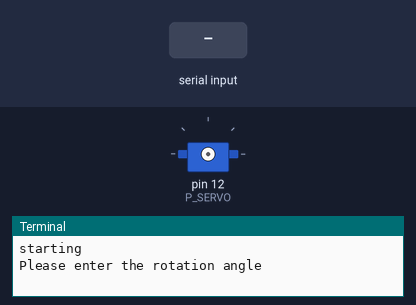
Recording of a program running on a simulated Raspberry Pi (header pin numbers). Parts: servo, the last lines printed to the terminal. The test bench sets the inputs (shaded band). Servo angles are drawn from the pulse width (0.5 ms = 0°, 2.5 ms = 180°).

Above: at 1.2 s.
1.3 s: "5" typed at the terminal, then Enter
2.8 s: "90" typed at the terminal, then Enter
At 4.0 s:
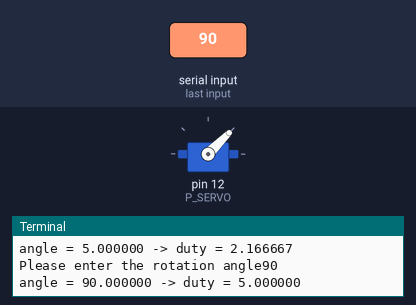
4.3 s: "1" typed at the terminal, then Enter
At 5.4 s:
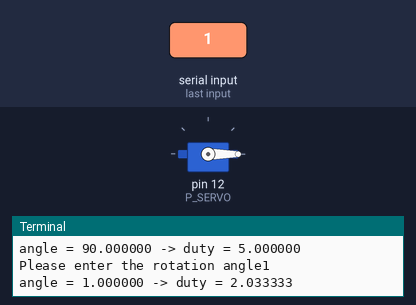
Timing chart, 0 to 7.3 s (numbered marks = the images above; inputs shaded):
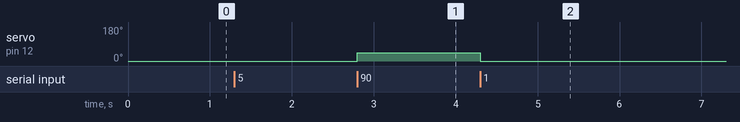

Measured:
- after the input at 2.8 s, servo on pin 12 (P_SERVO): 0° → 45° at once
- after the input at 4.3 s, servo on pin 12 (P_SERVO): 45° → 0° at once

The program:

pi_servo.py
```python
#!/usr/bin/env python
# coding=utf-8
'''
Author: Yinfeng
'''

import RPi.GPIO as GPIO
import time

P_SERVO = 12 #GPIO18
fpwm = 50 #Hz
a = 6
b = 2

def setup():
    global pwm
    GPIO.setmode(GPIO.BOARD) #Set Pi to use board numbering when referencing GPIO pins
    GPIO.setup(P_SERVO, GPIO.OUT)
    pwm = GPIO.PWM(P_SERVO,fpwm)
    # pwm.start(0)

print("starting")
setup()

def Control_180(angle=None):
    global pwm
    try:
        while True:
            angle = float(input("Please enter the rotation angle"))
            if angle < 0 or angle > 180:
                print("Please enter the correct rotation angle between 0 and 180")
            elif angle > 0 and angle <= 180:
                setup()
                pwm.start(0)
                duty = (a/180) * angle +b #convert angle to duty cycle
                pwm.ChangeDutyCycle(duty) #set duty cycle
                print("angle = %f -> duty = %f" %(angle,duty))
                time.sleep(1.5)
                pwm.stop()
            elif angle == 0:
                pwm.stop()
                print("PWM stop")
    finally:
        pwm.stop()
        GPIO.cleanup()
        print("GPIOs clean up")

Control_180()
```
